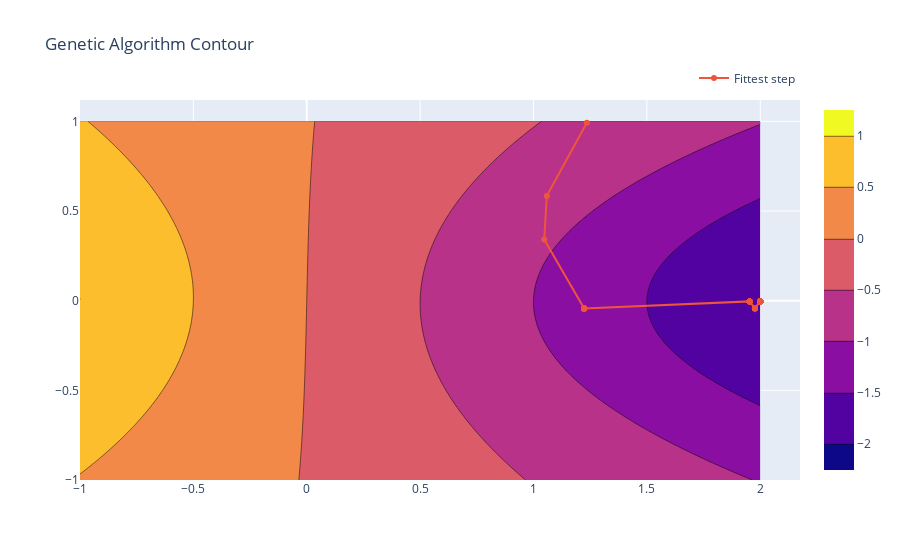

Notebook cell for this chart:
### Code cell
fig = make_subplots()

fig.add_trace(go.Contour(
    x = x,
    y = y,
    z = zs,
))

fig.add_trace(go.Scatter(
    x=x1_history,
    y=x2_history,
    mode='lines+markers',
    name='Fittest step'
))

fig.update_layout(
    title='Genetic Algorithm Contour', 
    showlegend=True,
    legend=dict(
        orientation="h",
        yanchor="bottom",
        y=1.02,
        xanchor="right",
        x=1), 
)
fig.show()
